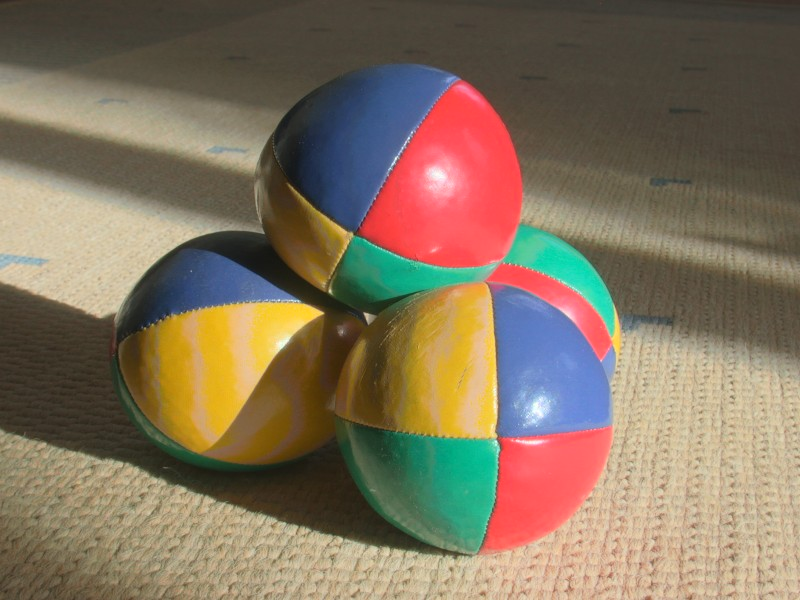
//> input picture foto.jpg, 800 x 600 px
$ ./leer_imagen_2_segundos   (built with g++ and OpenCV 4)
//> lines starting //> are read from the running program, lines starting //| are printed output that depends on the picture; after the words box and inside, x2 and y2 are one past the last pixel; in counts of white or black regions, pixels touching at a corner belong together
#include <opencv2/opencv.hpp>
#include <iostream>
#include <thread>
#include <chrono>

cv::Mat crearMascara(cv::Mat &imagen_hsv, cv::Scalar lower1, cv::Scalar upper1,
                     cv::Scalar lower2 = cv::Scalar(0,0,0), cv::Scalar upper2 = cv::Scalar(0,0,0),
                     bool usarSegundoRango = false) {
    cv::Mat mascara1, mascara2, mascara_total;
    cv::inRange(imagen_hsv, lower1, upper1, mascara1);
    if (usarSegundoRango) {
        cv::inRange(imagen_hsv, lower2, upper2, mascara2);
        cv::bitwise_or(mascara1, mascara2, mascara_total);
    } else {
        mascara_total = mascara1;
    }
    return mascara_total;
}

int main() {
    cv::Mat imagen = cv::imread("foto.jpg");
//> imagen is the input picture: 600 rows x 800 cols, CV_8UC3; mean B, G, R 93.5, 114.7, 130.9
    if (imagen.empty()) {
        std::cerr << "No se pudo abrir 'foto.jpg'" << std::endl;
        return -1;
    }

    cv::Mat imagen_hsv;
    cv::cvtColor(imagen, imagen_hsv, cv::COLOR_BGR2HSV);
//> imagen_hsv: 600 rows x 800 cols, CV_8UC3; mean H, S, V 37.6, 95.4, 141

    // Máscaras
    cv::Mat mascara_rojo = crearMascara(imagen_hsv,
                                        cv::Scalar(0, 100, 100), cv::Scalar(10, 255, 255),
                                        cv::Scalar(160, 100, 100), cv::Scalar(179, 255, 255),
                                        true);
//> in crearMascara, `cv::inRange(imagen_hsv, lower1, upper1, mascara1);`:
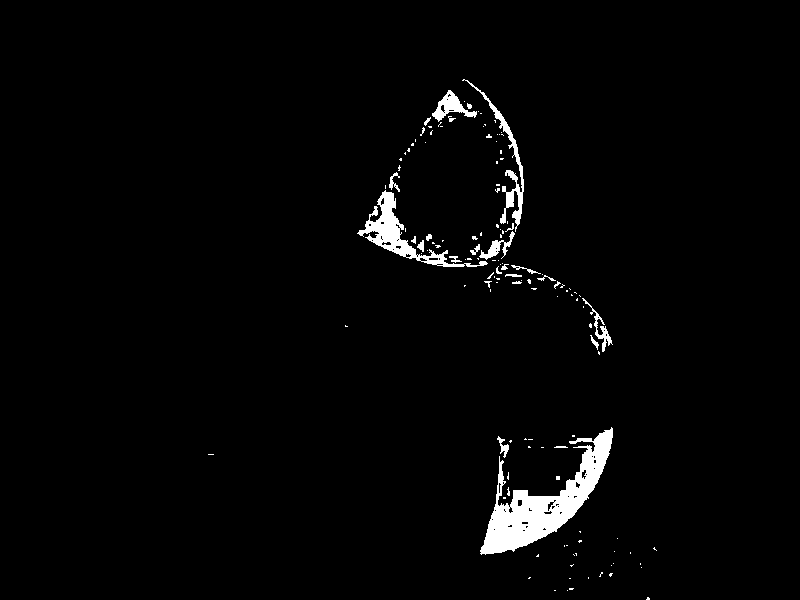
//> mascara1: 600 rows x 800 cols, CV_8UC1; 2.3% white; 135 white regions (108 under 20 px), largest, box (x1, y1, x2, y2) and area: (480, 427, 613, 555) 5559, (357, 190, 488, 267) 1922, (462, 79, 524, 232) 1026
//> in crearMascara, `cv::inRange(imagen_hsv, lower2, upper2, mascara2);`:
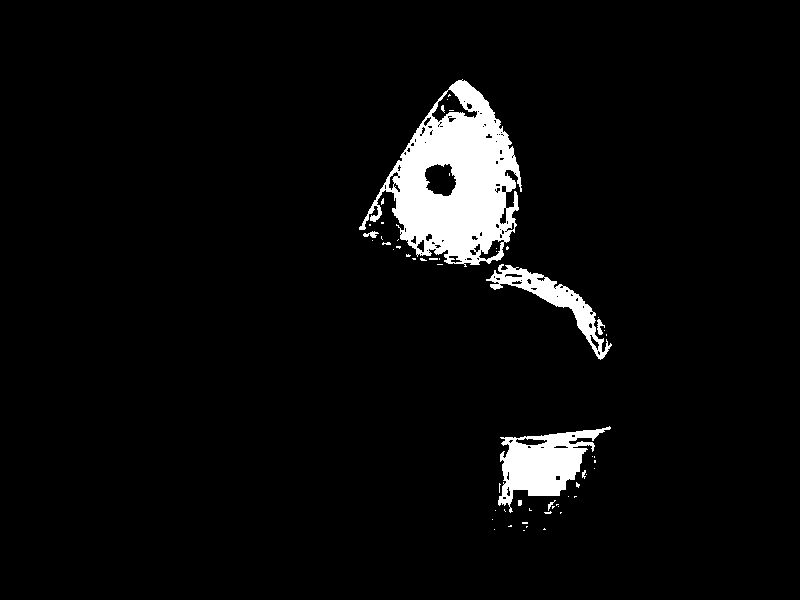
//> mascara2: 600 rows x 800 cols, CV_8UC1; 4.7% white; 58 white regions (49 under 20 px), largest, box (x1, y1, x2, y2) and area: (359, 79, 522, 267) 15142, (498, 426, 611, 513) 4476, (486, 264, 612, 360) 2407
//> in crearMascara, `cv::bitwise_or(mascara1, mascara2, mascara_total);`:
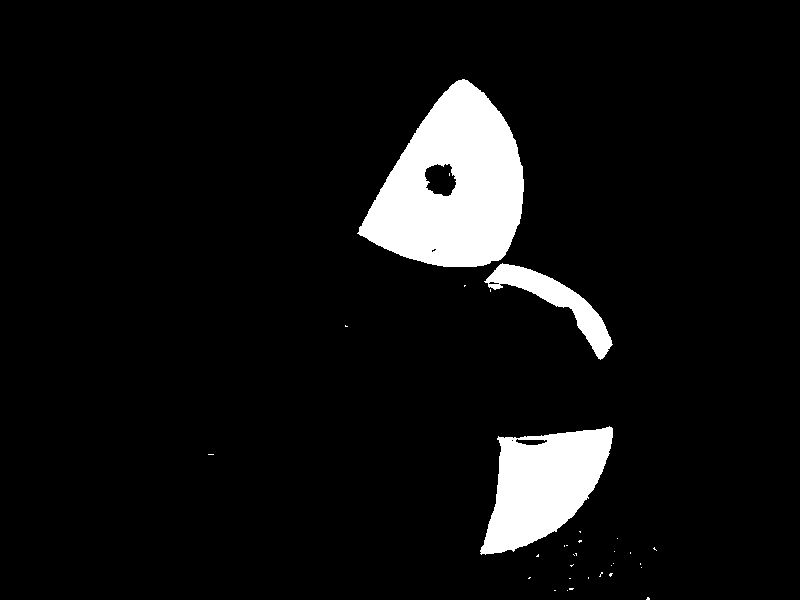
//> mascara_total: 600 rows x 800 cols, CV_8UC1; 7% white; 33 white regions (30 under 20 px), largest, box (x1, y1, x2, y2) and area: (357, 79, 524, 267) 19779, (480, 426, 613, 555) 10421, (484, 263, 613, 360) 3156
    cv::Mat mascara_amarillo = crearMascara(imagen_hsv,
                                            cv::Scalar(20, 100, 100), cv::Scalar(30, 255, 255));
//> call 2 of crearMascara, with lower1 = Scalar(20, 100, 100), upper1 = Scalar(30, 255, 255), lower2 = Scalar(0), upper2 = Scalar(0), usarSegundoRango = false
//> in crearMascara (call 2), `cv::inRange(imagen_hsv, lower1, upper1, mascara1);`:
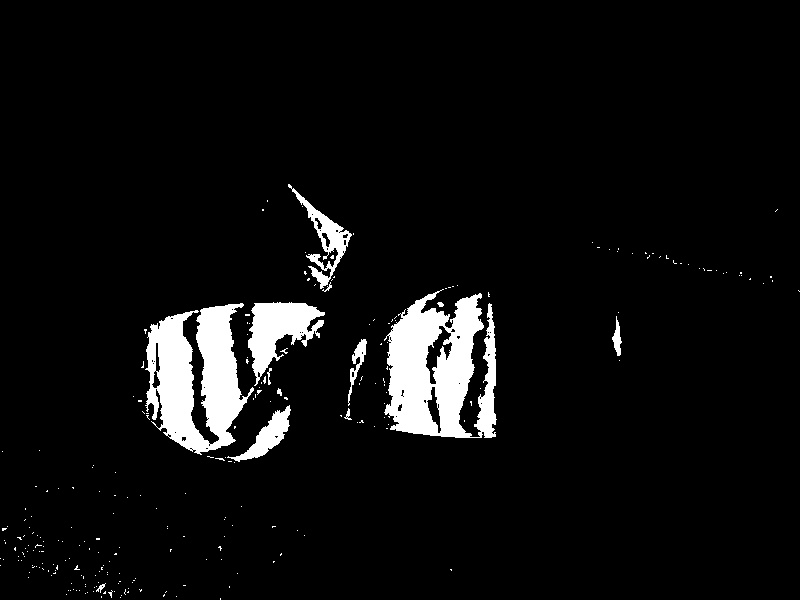
//> mascara1: 600 rows x 800 cols, CV_8UC1; 5.7% white; 253 white regions (240 under 20 px), largest, box (x1, y1, x2, y2) and area: (384, 289, 497, 438) 10759, (145, 303, 254, 455) 9523, (248, 302, 325, 386) 3083

//> (the run ends here: the program needs code that is not available in this run, at `cv::Mat mascara_amarillo = crearMascara(imagen_hsv,`)
